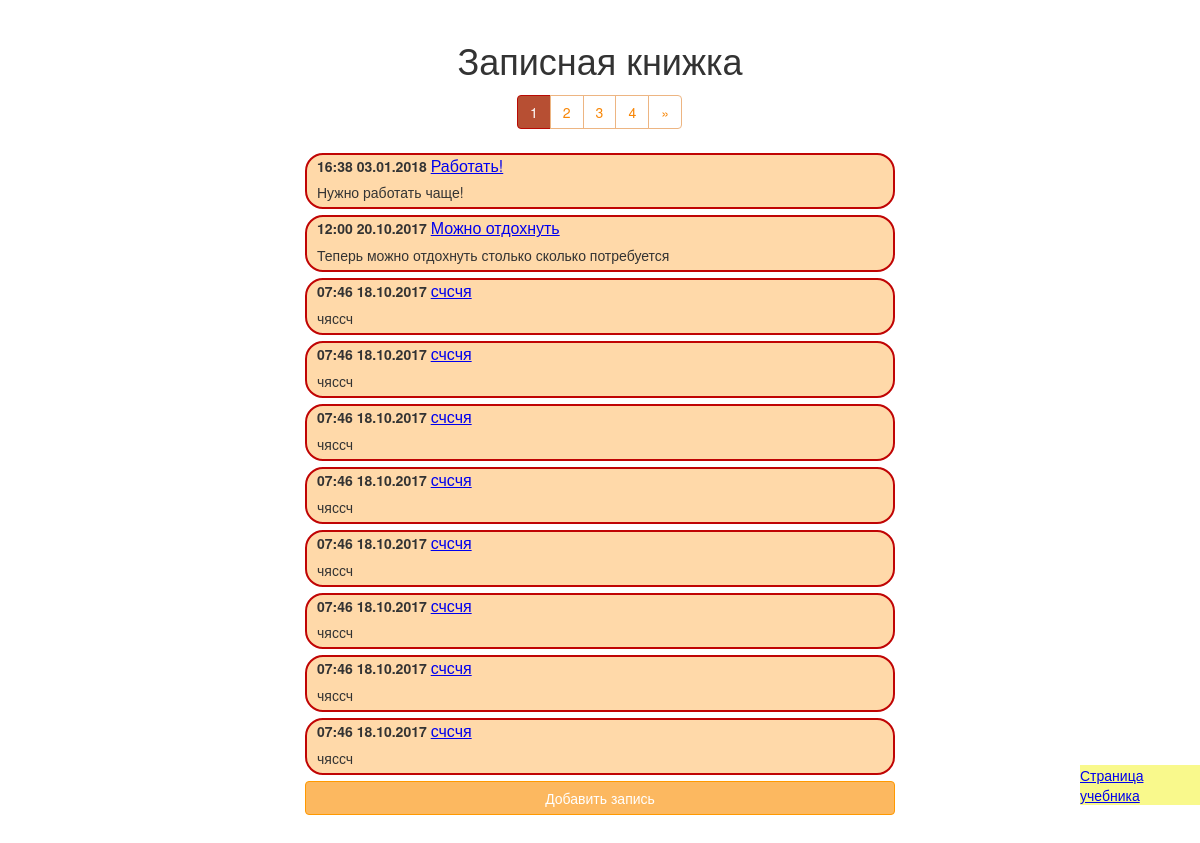
Screenshot of /mysql/note_book.php with the database file from the repository.
### tables this page shows
CREATE TABLE `note_book` (
  `note_id` int(4) NOT NULL,
  `note_timestamp` int(11) NOT NULL,
  `note_name` varchar(100) NOT NULL,
  `note_message` varchar(4500) NOT NULL
);

### mysql/note_book.php (the view, shortened to what this page needs)
<?php
if($_SERVER['DOCUMENT_ROOT'] === '/home/u784337761/public_html'){
	$myDbObj = new mysqli('localhost', 'u784337761_root', 'nSCtm9jplqVA', 'u784337761_test');
} elseif($_SERVER['DOCUMENT_ROOT'] === '/storage/ssd3/266/4204266/public_html'){
	$myDbObj = new mysqli('localhost', 'id4204266_root', 'asdaw_q32d213e', 'id4204266_test');
} else {
	$myDbObj = new mysqli('localhost', 'root', '', 'test');
}
$myDbObj->set_charset("utf8");
$showOneNote = false;
$edit_note = false;
$showAllNotes = false;
$new_note = false;
$countMessageOnOnePage = 10;
if (empty($_POST) && empty($_GET)){
	$showAllNotes = true;
} elseif(!empty($_GET['btn_new']) && $_GET['btn_new']==='1' && empty($_POST['btn_submit_new'])){
	$new_note = true;
} elseif(!empty($_GET['page'])){
	$showAllNotes = true;
} else {
	header('Location: note_book.php');
}
if ($showAllNotes){
	$k = $myDbObj->query("SELECT COUNT(1) FROM note_book WHERE 1");
	for ($res = []; $row = $k->fetch_assoc(); $res[] = $row);
	$pages = ceil($res[0]["COUNT(1)"]/$countMessageOnOnePage);
	$active_page = 1;
	$pagination = '<ul class="pagination">';
	if ($pages>5){
		if ($active_page<4){
			for ($i=1; $i<=4; $i++){
				if ($i == $active_page){
					$pagination .= '<li class="active"><a href="#">'.$i.'</a></li>';
				} else {
					$pagination .= '<li><a href="?page='.$i.'">'.$i.'</a></li>';
				}
			}
			$pagination .= '<li><a href="?page=last" title="Последняя страница">»</a></li>';
		}
	}
	$pagination .= '</ul>';
	$query = "SELECT note_id, note_timestamp, note_name, note_message FROM note_book WHERE 1 ORDER BY note_timestamp DESC LIMIT ?,?";
	$stmt = $myDbObj->prepare($query);
	$fromRecordNo = ($active_page*$countMessageOnOnePage)-$countMessageOnOnePage;
	$stmt->bind_param('ii', $fromRecordNo, $countMessageOnOnePage);
	$stmt->execute();
	$stmt->bind_result($kl0,$kl1,$kl2,$kl3);
	$k = [];
	for ($i=1; $stmt->fetch(); $i++) {
		$k[$i]['note_id'] = $kl0;
		$k[$i]['note_time'] = date('H:i', $kl1);
		$k[$i]['note_date'] = date('d.m.Y', $kl1);
		$k[$i]['note_name'] = $kl2;
		$k[$i]['note_message'] = $kl3;
	}
	$content = '';
	foreach($k as $key => $val){
		$content .= '<div class="note">';
		$content .= '<p><span class="date">'.$val['note_time'].' '.$val['note_date'].'</span> <a href="note_book.php?showNoteId='.$val['note_id'].'"><span class="name">'.$val['note_name'].'</span></a></p>';
		$content .= '<p>'.$val['note_message'].'</p>';
		$content .= '</div>';
	}
}
?>
<!DOCTYPE html>
<html lang="ru">
<head>
</head>
<body>
	<div class="main">
		<div class="wrapper">
		<?php if($showAllNotes){ ?>
			<h1>Записная книжка</h1>
			<div style="text-align: center;"><?=$pagination?></div>
			<?=$content?>
			<div class="form">
				<form action="" method="GET">
					<button class="btn_submit" name="btn_new" type="submit" value="1">Добавить запись</button>
				</form>
			</div>
		<?php }?>
		</div>
	</div>
<div style="position: fixed; top:90%; left:90%; z-index:9; background: #f9f98c;"><a href="http://theory.phphtml.net/tasks/php/practice/miniproekty-php-dlya-novichkov.html" target="_blank">Страница учебника</a></div>
</body>
</html>

### mysql/note_book.php (style rules this page uses)
* { font-family: "Helvetica Neue", Helvetica, Arial, sans-serif; margin: 0; padding: 0; }
body { font-size: 14px; }
.main { padding: 10px; color: #333; }
h1 { font-size: 36px; font-weight: 500; line-height: 1.1; margin-top: 20px; margin-bottom: 10px; text-align: center; }
.wrapper { width: 50%; margin: 0px auto; padding: 10px; text-align: justify; }
.date { font-weight: bold; }
.name { font-size: 12pt; }
.wrapper p { margin-bottom: 5px; line-height: 1.42857143; font-size: 14px; box-sizing: border-box; }
.note { background: #ffd9a9; border: 2px solid #c00404; border-radius: 18px; padding-right: 10px; padding-left: 10px; margin-bottom: 6px; }
.wrapper>div:not(.note) { margin-bottom: 15px; }
.btn_submit { width: 100%; cursor: pointer; display: block; color: #fff; background-color: #fcb860; border: 1px solid #f90; padding: 6px 12px; margin-bottom: 0; font-size: 14px; font-weight: normal; line-height: 1.42857143; text-align: center; white-space: nowrap; vertical-align: middle; border-radius: 4px; touch-action: manipulation; }
.pagination { display: inline-block; margin: 5px auto; border-radius: 4px; }
.pagination>li { display: inline; }
.pagination>li>a { position: relative; float: left; padding: 6px 12px; margin-left: -1px; line-height: 1.42857143; color: #f88606; text-decoration: none; background-color: #fff; border: 1px solid #edb582; cursor: pointer; }
.pagination > li:last-child > a { border-top-right-radius: 4px; border-bottom-right-radius: 4px; }
.pagination > li:first-child > a { border-top-left-radius: 4px; border-bottom-left-radius: 4px; }
.pagination > li.active > a { color: #fff; cursor: default; background-color: #b74f33; border-color: #b90a03; }

### rows the page displays
note_book: note_time "16:38", note_date "03.01.2018", note_name "Работать!", note_message "Нужно работать чаще!"
note_book: note_time "12:00", note_date "20.10.2017", note_name "Можно отдохнуть", note_message "Теперь можно отдохнуть столько сколько потребуется"
note_book: note_time "07:46", note_date "18.10.2017", note_name "счсчя", note_message "чяссч"
note_book: note_time "07:46", note_date "18.10.2017", note_name "счсчя", note_message "чяссч"
note_book: note_time "07:46", note_date "18.10.2017", note_name "счсчя", note_message "чяссч"
note_book: note_time "07:46", note_date "18.10.2017", note_name "счсчя", note_message "чяссч"
note_book: note_time "07:46", note_date "18.10.2017", note_name "счсчя", note_message "чяссч"
note_book: note_time "07:46", note_date "18.10.2017", note_name "счсчя", note_message "чяссч"
note_book: note_time "07:46", note_date "18.10.2017", note_name "счсчя", note_message "чяссч"
note_book: note_time "07:46", note_date "18.10.2017", note_name "счсчя", note_message "чяссч"
